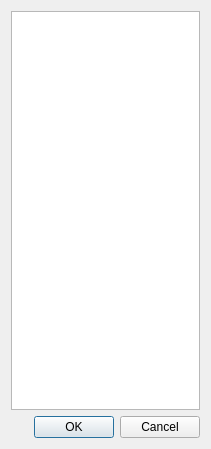
<?xml version="1.0" encoding="UTF-8"?>
<ui version="4.0">
 <class>NationDialog</class>
 <widget class="QDialog" name="NationDialog">
  <property name="geometry">
   <rect>
    <x>0</x>
    <y>0</y>
    <width>211</width>
    <height>449</height>
   </rect>
  </property>
  <property name="windowTitle">
   <string>AI Nation Selection</string>
  </property>
  <layout class="QVBoxLayout" name="verticalLayout">
   <item>
    <widget class="QListWidget" name="nationList">
     <property name="selectionMode">
      <enum>QAbstractItemView::NoSelection</enum>
     </property>
    </widget>
   </item>
   <item>
    <widget class="QDialogButtonBox" name="buttonBox">
     <property name="orientation">
      <enum>Qt::Horizontal</enum>
     </property>
     <property name="standardButtons">
      <set>QDialogButtonBox::Cancel|QDialogButtonBox::Ok</set>
     </property>
    </widget>
   </item>
  </layout>
 </widget>
 <resources/>
 <connections>
  <connection>
   <sender>buttonBox</sender>
   <signal>accepted()</signal>
   <receiver>NationDialog</receiver>
   <slot>accept()</slot>
   <hints>
    <hint type="sourcelabel">
     <x>248</x>
     <y>254</y>
    </hint>
    <hint type="destinationlabel">
     <x>157</x>
     <y>274</y>
    </hint>
   </hints>
  </connection>
  <connection>
   <sender>buttonBox</sender>
   <signal>rejected()</signal>
   <receiver>NationDialog</receiver>
   <slot>reject()</slot>
   <hints>
    <hint type="sourcelabel">
     <x>316</x>
     <y>260</y>
    </hint>
    <hint type="destinationlabel">
     <x>286</x>
     <y>274</y>
    </hint>
   </hints>
  </connection>
 </connections>
</ui>
